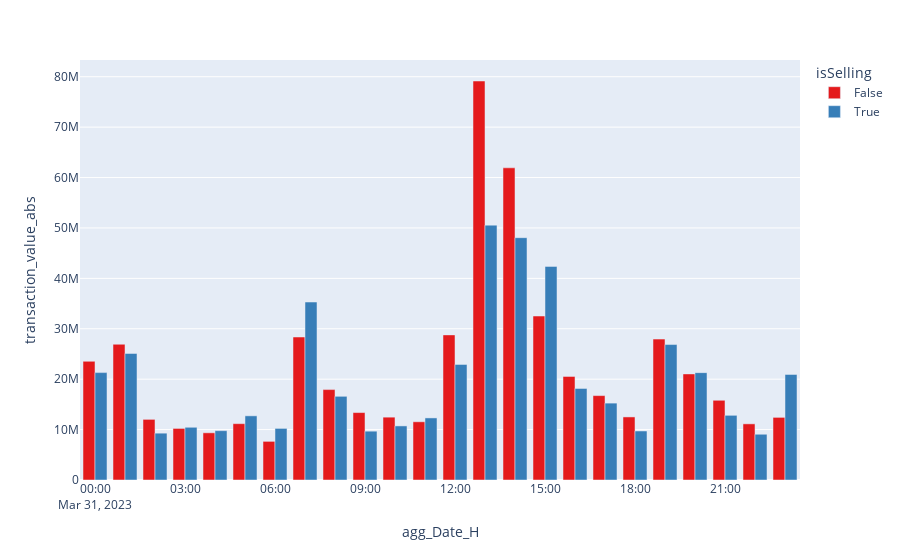

The notebook cell saved with this chart:
### Markdown cell above
#### Agregación por horas y minutos

### Code cell
#### Agregación por hora:
# "H" => hourly frequency
# "T, min" => minutely frequency

#Frequency="T"
Frequency="H"

df['agg_Date_'+Frequency] = df['Date'].dt.floor(Frequency)
print(df.groupby('agg_Date_'+Frequency).sum().reset_index())
print(df.groupby('agg_Date_'+Frequency).sum().reset_index().shape)
print('-------------------------------------')

grouped_data = df.groupby(['agg_Date_'+Frequency,"isSelling"])

#Usar una agregación específica para cada columna:
aggregation_dict = {'trade_id': 'mean', 'price': 'mean', 'quantity': 'mean', 
                    'time': 'min','Hour': 'min', 'transaction_value': 'sum',
                    'outcome': 'sum',  'transaction_value_abs': 'sum'}
aggregated_data = grouped_data.agg(aggregation_dict)
aggregated_data = aggregated_data.reset_index()
aggregated_data.to_csv("Aggregated_hour_trades.csv",index=False)
print('-------------------------------------')

#Plotly express con transaction values para los datos agregados
import plotly.express as px
fig = px.bar(aggregated_data, x='agg_Date_'+Frequency, y="transaction_value_abs", color="isSelling",
              barmode='group',
              color_discrete_sequence=px.colors.qualitative.Set1
                 #size='transaction_value_abs',  #render_mode='webgl'
                )
fig.show()

### Figure 1 — Plotly figure (JSON) as saved in the notebook; plotly's stock layout.template omitted (floating-point values rounded to 4 significant figures)
{"data": [{"alignmentgroup": "True", "hovertemplate": "isSelling=False<br>agg_Date_H=%{x}<br>transaction_value_abs=%{y}<extra></extra>", "legendgroup": "False", "marker": {"color": "rgb(228,26,28)", "pattern": {"shape": ""}}, "name": "False", "offsetgroup": "False", "orientation": "v", "showlegend": true, "textposition": "auto", "type": "bar", "x": ["2023-03-31T00:00:00", "2023-03-31T01:00:00", "2023-03-31T02:00:00", "2023-03-31T03:00:00", "2023-03-31T04:00:00", "2023-03-31T05:00:00", "2023-03-31T06:00:00", "2023-03-31T07:00:00", "2023-03-31T08:00:00", "2023-03-31T09:00:00", "2023-03-31T10:00:00", "2023-03-31T11:00:00", "2023-03-31T12:00:00", "2023-03-31T13:00:00", "2023-03-31T14:00:00", "2023-03-31T15:00:00", "2023-03-31T16:00:00", "2023-03-31T17:00:00", "2023-03-31T18:00:00", "2023-03-31T19:00:00", "2023-03-31T20:00:00", "2023-03-31T21:00:00", "2023-03-31T22:00:00", "2023-03-31T23:00:00"], "xaxis": "x", "y": [23550000.0, 26930000.0, 12030000.0, 10230000.0, 9364000.0, 11170000.0, 7666000.0, 28370000.0, 17940000.0, 13380000.0, 12470000.0, 11550000.0, 28790000.0, 79150000.0, 61930000.0, 32530000.0, 20560000.0, 16740000.0, 12510000.0, 27950000.0, 21040000.0, 15810000.0, 11140000.0, 12420000.0], "yaxis": "y"}, {"alignmentgroup": "True", "hovertemplate": "isSelling=True<br>agg_Date_H=%{x}<br>transaction_value_abs=%{y}<extra></extra>", "legendgroup": "True", "marker": {"color": "rgb(55,126,184)", "pattern": {"shape": ""}}, "name": "True", "offsetgroup": "True", "orientation": "v", "showlegend": true, "textposition": "auto", "type": "bar", "x": ["2023-03-31T00:00:00", "2023-03-31T01:00:00", "2023-03-31T02:00:00", "2023-03-31T03:00:00", "2023-03-31T04:00:00", "2023-03-31T05:00:00", "2023-03-31T06:00:00", "2023-03-31T07:00:00", "2023-03-31T08:00:00", "2023-03-31T09:00:00", "2023-03-31T10:00:00", "2023-03-31T11:00:00", "2023-03-31T12:00:00", "2023-03-31T13:00:00", "2023-03-31T14:00:00", "2023-03-31T15:00:00", "2023-03-31T16:00:00", "2023-03-31T17:00:00", "2023-03-31T18:00:00", "2023-03-31T19:00:00", "2023-03-31T20:00:00", "2023-03-31T21:00:00", "2023-03-31T22:00:00", "2023-03-31T23:00:00"], "xaxis": "x", "y": [21310000.0, 25100000.0, 9291000.0, 10460000.0, 9787000.0, 12730000.0, 10240000.0, 35310000.0, 16600000.0, 9684000.0, 10730000.0, 12320000.0, 22930000.0, 50560000.0, 48070000.0, 42380000.0, 18170000.0, 15250000.0, 9723000.0, 26870000.0, 21300000.0, 12830000.0, 9076000.0, 20940000.0], "yaxis": "y"}], "layout": {"barmode": "group", "legend": {"title": {"text": "isSelling"}, "tracegroupgap": 0}, "margin": {"t": 60}, "xaxis": {"anchor": "y", "domain": [0, 1], "title": {"text": "agg_Date_H"}}, "yaxis": {"anchor": "x", "domain": [0, 1], "title": {"text": "transaction_value_abs"}}}}
